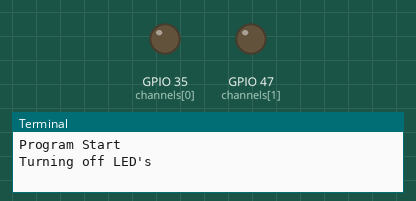
This program was run on a simulated Raspberry Pi (BCM pin numbers). Shown: output pins drawn as LEDs (lit = HIGH), the last lines printed to the terminal. At 10.0 s the program stops and its outputs stay as they are.

Above: at 0.1 s.
At 5.1 s:
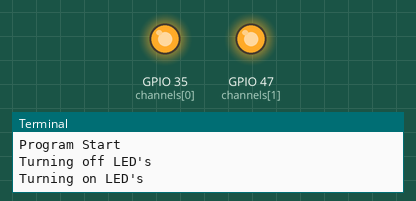
Timing chart, 0 to 11.5 s (numbered marks = the images above):
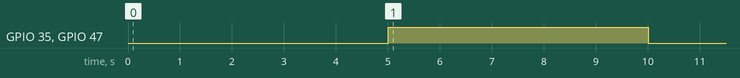

The program:

piscaStatusLed.py
```python
print ("Program Start")
import RPi.GPIO as GPIO
import time

channels = [35, 47]

print ("Turning off LED's")
GPIO.setmode(GPIO.BCM)
GPIO.setup(channels, GPIO.OUT)
GPIO.output(channels, GPIO.LOW)
time.sleep(5)

print ("Turning on LED's")
GPIO.output(channels, GPIO.HIGH)
time.sleep(5)

GPIO.cleanup()

print ("Program End")
```

Measured:
- by itself, GPIO 35 (channels[0]), GPIO 47 (channels[1]): LOW → HIGH at 5.0 s, → LOW 5.0 s later
